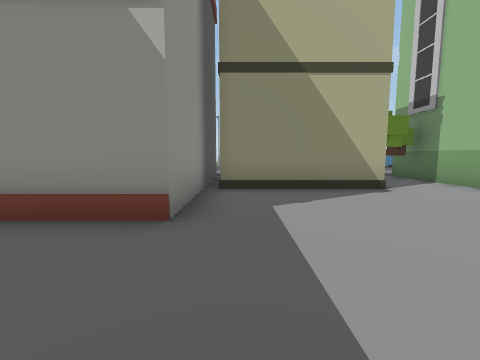
View 1 (above)

24 first-person views from a walk through a scene from a Unity 3-D project. The camera is 1.5 m above the floor, tilts 6° down and sees 90° across. Doors are open. The floor is counted in squares, 2 m on a side. Each view is taken from the middle of a square. On the plan, view 1 faces up. The plan holds only what a view shows up to about 9 squares ahead; the rest is blank. The place goes on beyond the plan. The player is left out. Some animated figures are left out. Some surface patterns are stand-ins.

View 2
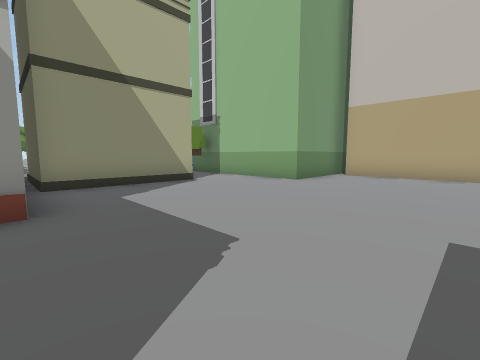

View 3
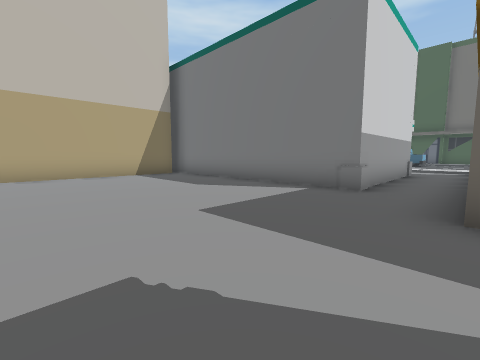

View 4
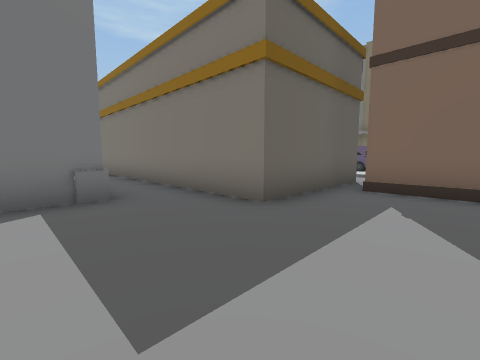

View 5
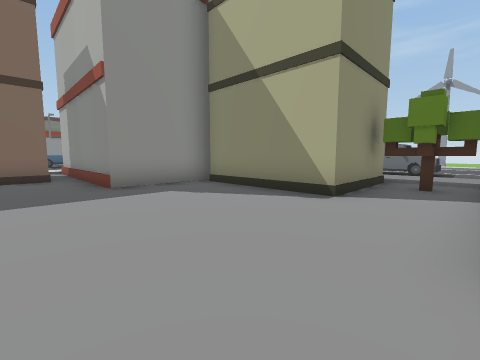

View 6
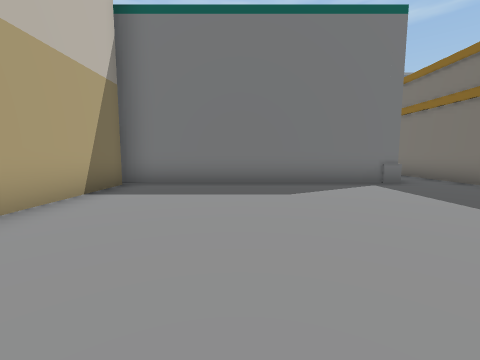

View 7
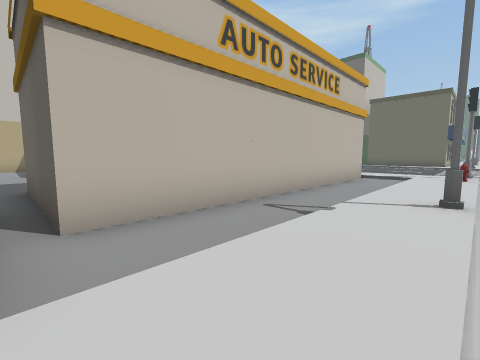

View 8
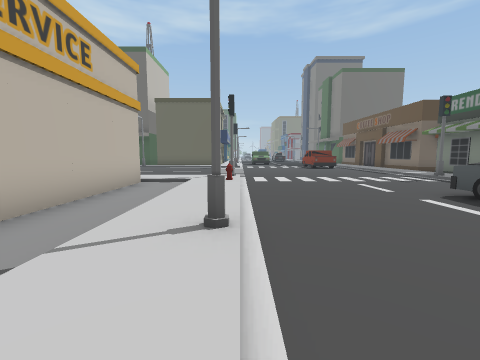

View 9
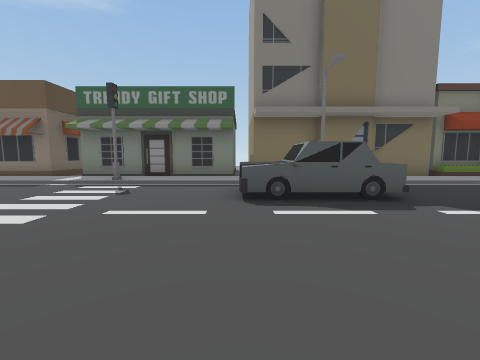

View 10
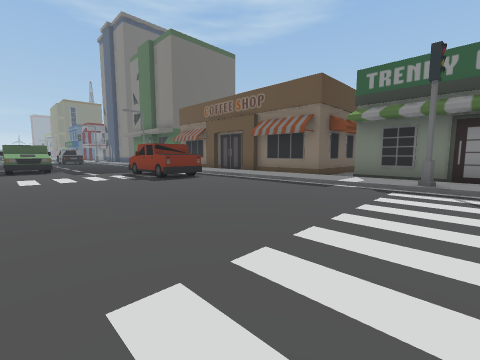

View 11
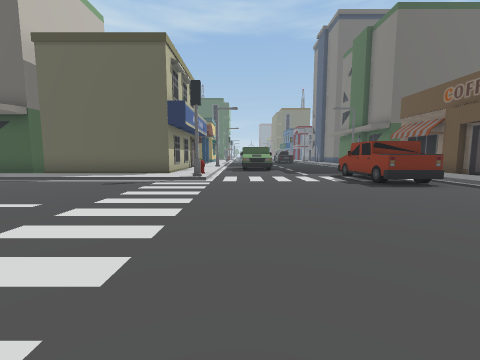

View 12
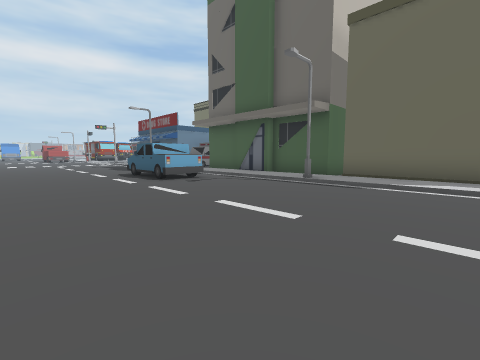

View 13
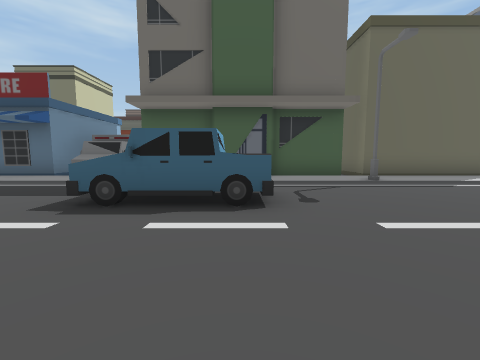

View 14
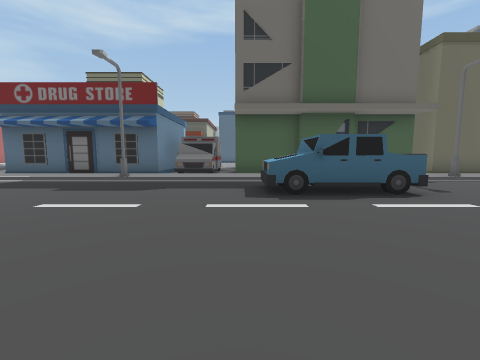

View 15
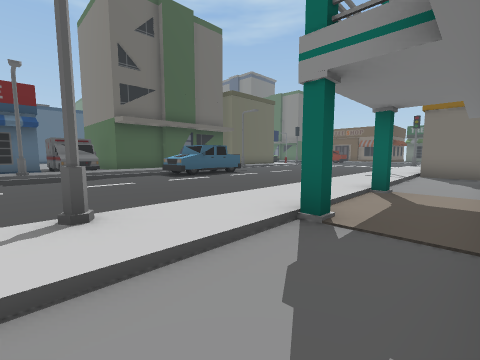

View 16
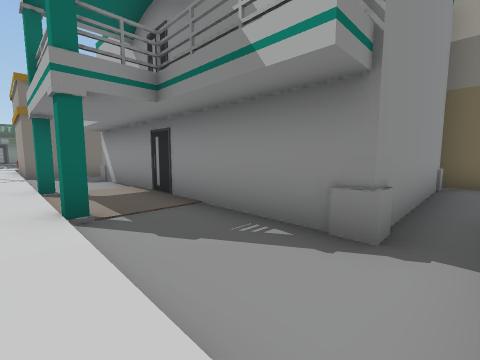

View 17
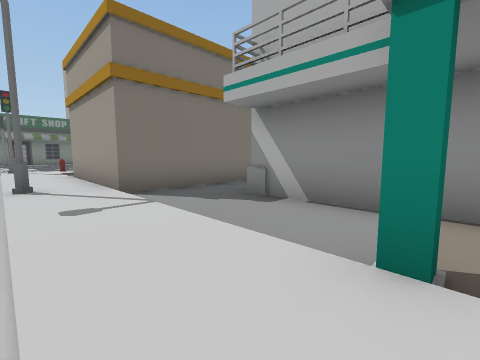

View 18
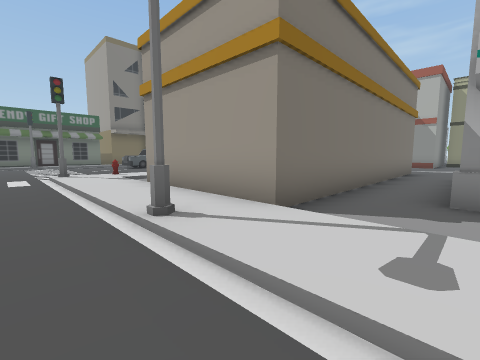

View 19
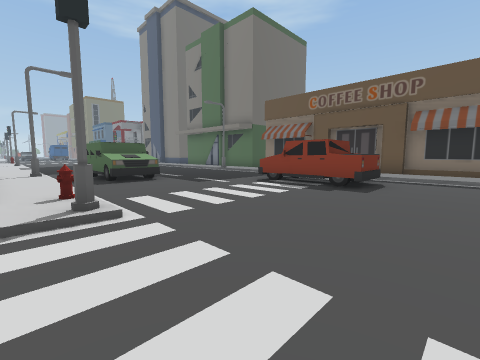

View 20
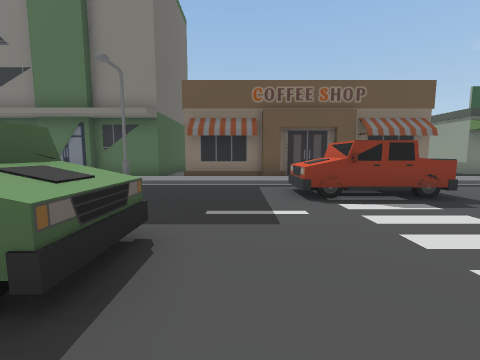

View 21
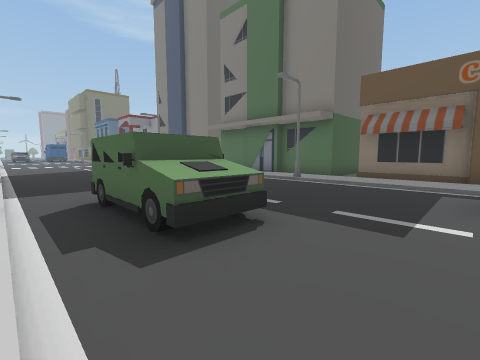

View 22
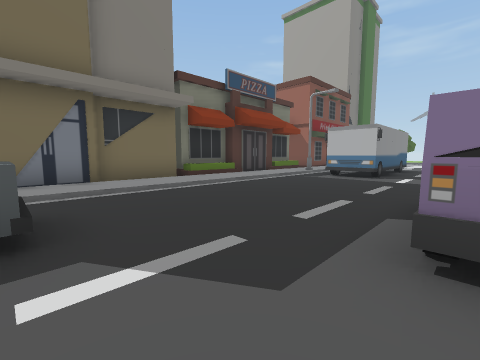

View 23
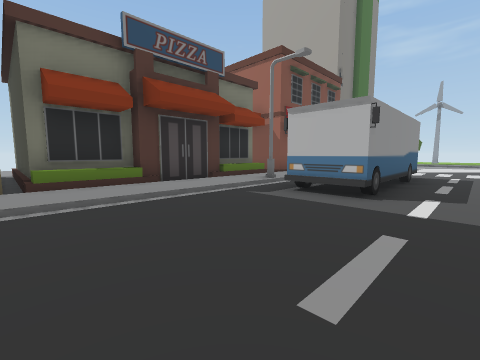

View 24
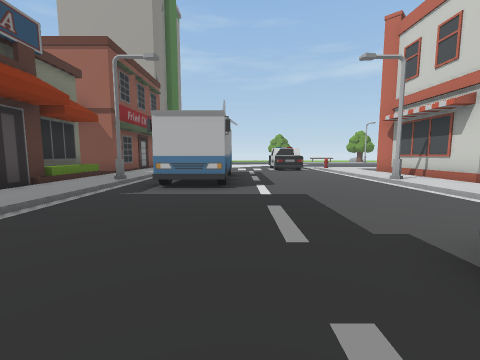

### Floor plan
Key: @ floor where view 1 was taken; # wall or solid block; x gap in a wall; . main floor; : floor 0.25 m higher than the main floor; / step, stairs or slope; ^ raised ledge; O other object.
Columns run from 18 left of view 1 to 10 right of it. Each row starts with its distance up from view 1.
  9       ..             :::
  8       ..         xO  O..O
  7      O..         ^O  OOO
  6 ##:  O..../:#    ^O  O..O
  5 O // O..../:#    ^OOOO..O
  4  O:O O....O:#    #......O
  3  O:/OO..../:x^^###......OOOO
  2  O:/....../:  #...........O
  1  O:/....../   #...........O
  0  O:/......    #...@.......O
 -1  O:/.....     #...........O
 -2  O:/....  /:..............O
 -3  O:/....  /:.OOOOO........O
 -4  O:/....O /:.O   O........OOO
 -5  O:/....../:.O   O.#########.
 -6  O:/.O..../:.O   O.#       #.
 -7  O O.O....O:.O   O.#       #.
 -8  O  OO..../:.O   O.#       #.
 -9  #:/.O..../:.O   O.#########.
-10  #:/....../:.O   O...........
-11  #:/......O:.OOOOO....#.#....
-12  #:/....../::::::::::::::::::
-13  #:#......#//////O/////////O
-14  #:/........................
-15   :/........................
-16 ##:/........................
-17  #:/........................
-18  #:/................OOO......
-19  #:/OO..............O O......
-20  #:/OO....///////O/// /////O/
-21  #: OO....O:::::::::  :::::::
-22  #:/OO..../:#####OOOOOOOOO###
-23  #:/....../:    #O      OO#
-24  #:/....OO/:     O
-25  #:/....OO/:
-26 OO:O..   OO:

Positions as (right, up) in squares from view 1, and headings:
1: (0, 0), facing up
2: (-1, -1), facing up-right
3: (-1, 1), facing down-right
4: (2, 0), facing down-left
5: (5, 1), facing up-left
6: (5, 2), facing down
7: (-8, -2), facing down-right
8: (-8, -4), facing down
9: (-8, -9), facing left
10: (-9, -12), facing down-left
11: (-9, -13), facing down
12: (-5, -14), facing down-right
13: (2, -14), facing down
14: (5, -13), facing down
15: (9, -10), facing down-left
16: (10, -12), facing up-left
17: (4, -13), facing up-left
18: (1, -14), facing up-left
19: (-7, -17), facing down-left
20: (-8, -23), facing left
21: (-8, -22), facing down-left
22: (-10, -6), facing up-left
23: (-11, -2), facing up-left
24: (-12, -3), facing up
